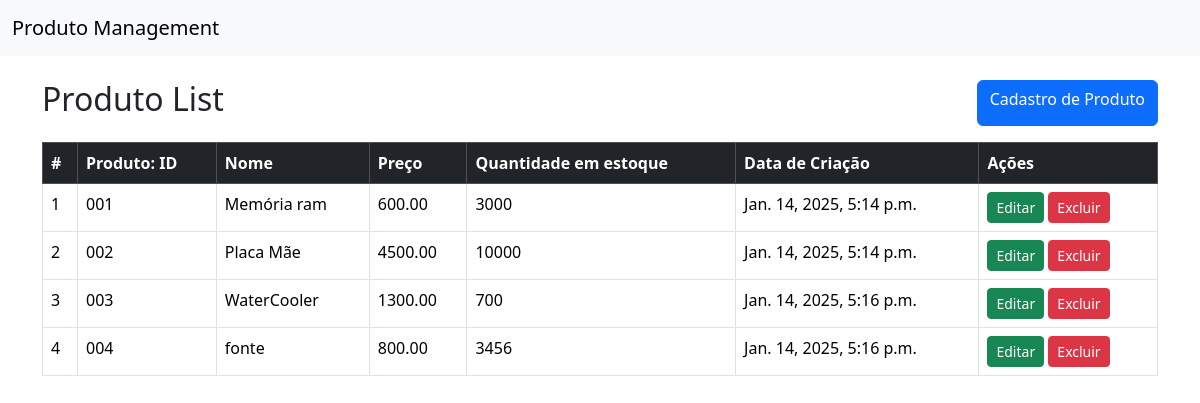
The page / on the database its author committed.
### produto/models.py (models this page shows, shortened)
class Produto(models.Model):
    produto_id = models.CharField(max_length=20)
    produto_name = models.CharField(max_length=100)
    produto_preco = models.DecimalField(max_digits=10, decimal_places=2)
    produto_quantidade_estoque = models.PositiveIntegerField()
    produto_data_criacao = models.DateTimeField(auto_now_add=True)

### produto/views.py (the view)
# urls.py: path('', produto_list, name="list"),
def produto_list(request):
    produto = Produto.objects.all()
    return render(request, 'list.html', {'produtos':produto})

### produto/templates/list.html (shortened to what this page needs)
{% extends "base.html" %}
{% block container %}
<div class="d-flex justify-content-between mb-3">
    <h2>Produto List</h2>
    <a href="{% url 'create' %}" class="btn btn-primary">Cadastro de Produto</a>
</div>
<table class="table table-bordered">
<thead class="table-dark">
    <tr>
        <th>#</th>
        <th>Produto: ID</th>
        <th>Nome</th>
        <th>Preço</th>
        <th>Quantidade em estoque</th>
        <th>Data de Criação</th>
        <th>Ações</th>
    </tr>
</thead>
<tbody>
    {% if produtos %}
    {% for produto in produtos %}
    <tr>
        <td>{{ forloop.counter }}</td>
        <td>{{ produto.produto_id }}</td>
        <td>{{ produto.produto_name }}</td>
        <td>{{ produto.produto_preco }}</td>
        <td>{{ produto.produto_quantidade_estoque }}</td>
        <td>{{ produto.produto_data_criacao }}</td>
        <td>
            <a href="{% url 'update' produto.pk %}" class="btn btn-success btn-sm">Editar</a>
            <button type="button" class="btn btn-danger btn-sm" data-bs-toggle="modal" data-bs-target="#deleteModal{{ produto.pk }}">
                Excluir
            </button>
        </td>
    </tr>
    {% endfor %}
    {% else %}
    <tr>
        <td colspan="6" class="text-center">Produto não encontrado ...</td>
    </tr>
    {% endif %}
</tbody>
</table>
{% endblock %}

### rows shown on the page
Produto: produto_id "001", produto_name "Memória ram", produto_preco "600.00", produto_quantidade_estoque "3000", produto_data_criacao "Jan. 14, 2025, 5:14 p.m."
Produto: produto_id "002", produto_name "Placa Mãe", produto_preco "4500.00", produto_quantidade_estoque "10000", produto_data_criacao "Jan. 14, 2025, 5:14 p.m."
Produto: produto_id "003", produto_name "WaterCooler", produto_preco "1300.00", produto_quantidade_estoque "700", produto_data_criacao "Jan. 14, 2025, 5:16 p.m."
Produto: produto_id "004", produto_name "fonte", produto_preco "800.00", produto_quantidade_estoque "3456", produto_data_criacao "Jan. 14, 2025, 5:16 p.m."
